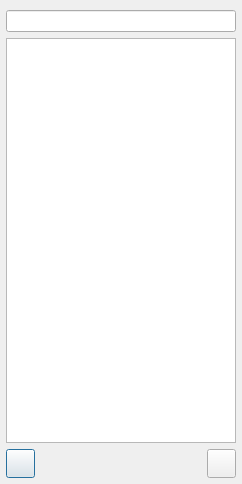
<?xml version="1.0" encoding="UTF-8"?>
<ui version="4.0">
 <class>mainDialogClass</class>
 <widget class="QDialog" name="mainDialogClass">
  <property name="enabled">
   <bool>true</bool>
  </property>
  <property name="geometry">
   <rect>
    <x>0</x>
    <y>0</y>
    <width>242</width>
    <height>484</height>
   </rect>
  </property>
  <property name="windowTitle">
   <string>QJabberClient</string>
  </property>
  <property name="windowIcon">
   <iconset resource="resources.qrc">
    <normaloff>:/icons/resource/icon.png</normaloff>:/icons/resource/icon.png</iconset>
  </property>
  <layout class="QVBoxLayout" name="verticalLayout_4">
   <property name="margin">
    <number>6</number>
   </property>
   <item>
    <widget class="QStackedWidget" name="stackedWidget">
     <property name="currentIndex">
      <number>0</number>
     </property>
     <widget class="QWidget" name="page">
      <layout class="QVBoxLayout" name="verticalLayout_3">
       <property name="spacing">
        <number>6</number>
       </property>
       <property name="leftMargin">
        <number>0</number>
       </property>
       <property name="topMargin">
        <number>4</number>
       </property>
       <property name="rightMargin">
        <number>0</number>
       </property>
       <property name="bottomMargin">
        <number>0</number>
       </property>
       <item>
        <widget class="searchLineEdit" name="lineEdit_filter">
         <property name="enabled">
          <bool>true</bool>
         </property>
        </widget>
       </item>
       <item>
        <widget class="rosterListView" name="listView">
         <property name="editTriggers">
          <set>QAbstractItemView::NoEditTriggers</set>
         </property>
         <property name="verticalScrollMode">
          <enum>QAbstractItemView::ScrollPerPixel</enum>
         </property>
        </widget>
       </item>
       <item>
        <layout class="QHBoxLayout" name="horizontalLayout_3">
         <item>
          <widget class="QPushButton" name="pushButton_addContact">
           <property name="minimumSize">
            <size>
             <width>29</width>
             <height>29</height>
            </size>
           </property>
           <property name="maximumSize">
            <size>
             <width>29</width>
             <height>29</height>
            </size>
           </property>
           <property name="text">
            <string/>
           </property>
           <property name="icon">
            <iconset resource="resources.qrc">
             <normaloff>:/icons/resource/addButton.png</normaloff>:/icons/resource/addButton.png</iconset>
           </property>
           <property name="iconSize">
            <size>
             <width>29</width>
             <height>29</height>
            </size>
           </property>
          </widget>
         </item>
         <item>
          <spacer name="horizontalSpacer_3">
           <property name="orientation">
            <enum>Qt::Horizontal</enum>
           </property>
           <property name="sizeHint" stdset="0">
            <size>
             <width>40</width>
             <height>20</height>
            </size>
           </property>
          </spacer>
         </item>
         <item>
          <widget class="QPushButton" name="pushButton_settings">
           <property name="minimumSize">
            <size>
             <width>29</width>
             <height>29</height>
            </size>
           </property>
           <property name="maximumSize">
            <size>
             <width>29</width>
             <height>29</height>
            </size>
           </property>
           <property name="text">
            <string/>
           </property>
           <property name="icon">
            <iconset resource="resources.qrc">
             <normaloff>:/icons/resource/settingsButton.png</normaloff>:/icons/resource/settingsButton.png</iconset>
           </property>
           <property name="iconSize">
            <size>
             <width>29</width>
             <height>29</height>
            </size>
           </property>
           <property name="default">
            <bool>true</bool>
           </property>
          </widget>
         </item>
        </layout>
       </item>
      </layout>
     </widget>
     <widget class="QWidget" name="page_2">
      <layout class="QVBoxLayout" name="verticalLayout">
       <property name="leftMargin">
        <number>20</number>
       </property>
       <property name="rightMargin">
        <number>20</number>
       </property>
       <item>
        <spacer name="verticalSpacer_2">
         <property name="orientation">
          <enum>Qt::Vertical</enum>
         </property>
         <property name="sizeHint" stdset="0">
          <size>
           <width>20</width>
           <height>40</height>
          </size>
         </property>
        </spacer>
       </item>
       <item>
        <widget class="QLabel" name="label_3">
         <property name="text">
          <string>Login:</string>
         </property>
        </widget>
       </item>
       <item>
        <widget class="QLineEdit" name="lineEdit_userName">
         <property name="text">
          <string/>
         </property>
        </widget>
       </item>
       <item>
        <widget class="QLineEdit" name="lineEdit_password">
         <property name="text">
          <string/>
         </property>
         <property name="echoMode">
          <enum>QLineEdit::Password</enum>
         </property>
        </widget>
       </item>
       <item>
        <widget class="QCheckBox" name="checkBox_rememberPasswd">
         <property name="text">
          <string>Remember password</string>
         </property>
        </widget>
       </item>
       <item>
        <layout class="QHBoxLayout" name="horizontalLayout_2">
         <item>
          <spacer name="horizontalSpacer_2">
           <property name="orientation">
            <enum>Qt::Horizontal</enum>
           </property>
           <property name="sizeHint" stdset="0">
            <size>
             <width>40</width>
             <height>20</height>
            </size>
           </property>
          </spacer>
         </item>
         <item>
          <widget class="QPushButton" name="pushButton_signIn">
           <property name="text">
            <string>Sign in</string>
           </property>
          </widget>
         </item>
         <item>
          <widget class="QPushButton" name="pushButton_cancel">
           <property name="text">
            <string>Cancel</string>
           </property>
          </widget>
         </item>
         <item>
          <spacer name="horizontalSpacer">
           <property name="orientation">
            <enum>Qt::Horizontal</enum>
           </property>
           <property name="sizeHint" stdset="0">
            <size>
             <width>40</width>
             <height>20</height>
            </size>
           </property>
          </spacer>
         </item>
        </layout>
       </item>
       <item>
        <layout class="QHBoxLayout" name="horizontalLayout_4">
         <item>
          <spacer name="horizontalSpacer_4">
           <property name="orientation">
            <enum>Qt::Horizontal</enum>
           </property>
           <property name="sizeHint" stdset="0">
            <size>
             <width>40</width>
             <height>20</height>
            </size>
           </property>
          </spacer>
         </item>
         <item>
          <widget class="signInStatusLabel" name="label_status">
           <property name="text">
            <string/>
           </property>
          </widget>
         </item>
         <item>
          <spacer name="horizontalSpacer_5">
           <property name="orientation">
            <enum>Qt::Horizontal</enum>
           </property>
           <property name="sizeHint" stdset="0">
            <size>
             <width>40</width>
             <height>20</height>
            </size>
           </property>
          </spacer>
         </item>
        </layout>
       </item>
       <item>
        <layout class="QHBoxLayout" name="horizontalLayout">
         <property name="spacing">
          <number>0</number>
         </property>
         <item>
          <spacer name="horizontalSpacer_6">
           <property name="orientation">
            <enum>Qt::Horizontal</enum>
           </property>
           <property name="sizeHint" stdset="0">
            <size>
             <width>40</width>
             <height>20</height>
            </size>
           </property>
          </spacer>
         </item>
         <item>
          <widget class="QLabel" name="label_2">
           <property name="text">
            <string/>
           </property>
          </widget>
         </item>
         <item>
          <widget class="QLabel" name="label_throbber">
           <property name="text">
            <string>movie</string>
           </property>
          </widget>
         </item>
         <item>
          <widget class="QLabel" name="label">
           <property name="sizePolicy">
            <sizepolicy hsizetype="Preferred" vsizetype="Fixed">
             <horstretch>0</horstretch>
             <verstretch>0</verstretch>
            </sizepolicy>
           </property>
           <property name="minimumSize">
            <size>
             <width>0</width>
             <height>35</height>
            </size>
           </property>
           <property name="text">
            <string/>
           </property>
          </widget>
         </item>
         <item>
          <spacer name="horizontalSpacer_7">
           <property name="orientation">
            <enum>Qt::Horizontal</enum>
           </property>
           <property name="sizeHint" stdset="0">
            <size>
             <width>40</width>
             <height>20</height>
            </size>
           </property>
          </spacer>
         </item>
        </layout>
       </item>
       <item>
        <spacer name="verticalSpacer">
         <property name="orientation">
          <enum>Qt::Vertical</enum>
         </property>
         <property name="sizeHint" stdset="0">
          <size>
           <width>20</width>
           <height>70</height>
          </size>
         </property>
        </spacer>
       </item>
      </layout>
     </widget>
    </widget>
   </item>
  </layout>
 </widget>
 <customwidgets>
  <customwidget>
   <class>rosterListView</class>
   <extends>QListView</extends>
   <header>rosterListView.h</header>
  </customwidget>
  <customwidget>
   <class>searchLineEdit</class>
   <extends>QLineEdit</extends>
   <header>searchLineEdit.h</header>
  </customwidget>
  <customwidget>
   <class>signInStatusLabel</class>
   <extends>QLabel</extends>
   <header>signInStatusLabel.h</header>
  </customwidget>
 </customwidgets>
 <resources>
  <include location="resources.qrc"/>
 </resources>
 <connections/>
</ui>
